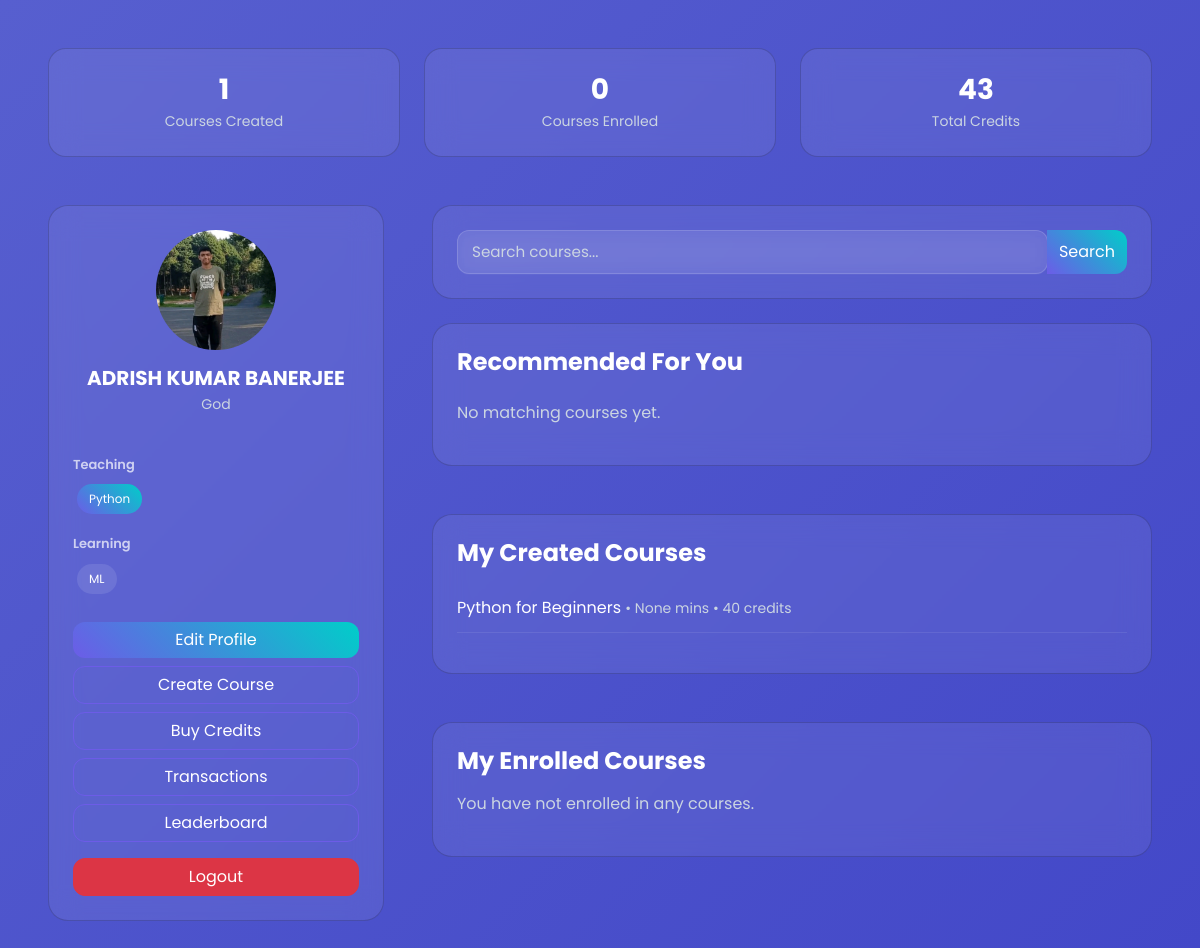
The page /dashboard (signed in) on the database its author committed.
### models.py (models this page shows)
class User(db.Model, UserMixin):
    id = db.Column(db.Integer, primary_key=True)
    email = db.Column(db.String(150), unique=True, nullable=False)
    password = db.Column(db.String(200), nullable=False)
    full_name = db.Column(db.String(150))
    college = db.Column(db.String(150))
    degree = db.Column(db.String(150))
    bio = db.Column(db.Text)
    profile_pic = db.Column(db.String(300))
    skills_teach = db.Column(db.String(300))
    skills_learn = db.Column(db.String(300))
    credits = db.Column(db.Integer, default=0)
    bought_credits = db.Column(db.Integer, default=0)
    karma = db.Column(db.Integer, default=0)
    is_profile_complete = db.Column(db.Boolean, default=False)
    created_at = db.Column(db.DateTime, default=datetime.utcnow)

class Course(db.Model):
    id = db.Column(db.Integer, primary_key=True)
    title = db.Column(db.String(200))
    description = db.Column(db.Text)
    tags = db.Column(db.String(300))  # IMPORTANT for feed matching
    duration = db.Column(db.Integer)  # in minutes
    credits_required = db.Column(db.Integer)
    video_path = db.Column(db.String(300))
    document_path = db.Column(db.String(300))
    instructor_id = db.Column(db.Integer, db.ForeignKey('user.id'))
    thumbnail_path = db.Column(db.String(300))
    created_at = db.Column(db.DateTime, default=datetime.utcnow)
    reviews = db.relationship('Review', backref='course', lazy=True)

### routes/dashboard.py (the view, shortened to what this page needs)
@dashboard_bp.route("/dashboard")
@login_required
def dashboard_home():
    search_query = request.args.get("search")
    user_skills = current_user.skills_learn or ""
    skills_list = [skill.strip().lower() for skill in user_skills.split(",") if skill]
    all_courses = Course.query.all()
    matched_courses = []
    my_courses = []
    enrolled_courses = []
    for course in all_courses:
        if course.instructor_id == current_user.id:
            my_courses.append(course)
            continue  # don't recommend own course
    enrollments = Enrollment.query.filter_by(
        student_id=current_user.id
    ).all()
    for enrollment in enrollments:
        course = Course.query.get(enrollment.course_id)
        if course:
            enrolled_courses.append(course)
    return render_template(
        "dashboard.html",
        user=current_user,
        courses=matched_courses,
        my_courses=my_courses,
        enrolled_courses=enrolled_courses
    )

### extensions.py (called while the page is built)
@login_manager.user_loader
def load_user(user_id):
    return User.query.get(int(user_id))

### templates/dashboard.html
{% extends "base.html" %}
{% block content %}
<div class="row g-4 mb-5">
    <div class="col-md-4">
        <div class="card p-4 text-center stat-card">
            <h3 class="fw-bold mb-1">{{ my_courses|length }}</h3>
            <small class="text-muted">Courses Created</small>
        </div>
    </div>
    <div class="col-md-4">
        <div class="card p-4 text-center stat-card">
            <h3 class="fw-bold mb-1">{{ enrolled_courses|length }}</h3>
            <small class="text-muted">Courses Enrolled</small>
        </div>
    </div>
    <div class="col-md-4">
        <div class="card p-4 text-center stat-card">
            <h3 class="fw-bold mb-1">{{ user.credits }}</h3>
            <small class="text-muted">Total Credits</small>
        </div>
    </div>
</div>
<div class="row g-5">
    <div class="col-lg-4">
        <div class="card p-4 profile-card">
            <div class="text-center mb-4">
                {% if user.profile_pic %}
                    <img src="/{{ user.profile_pic }}"
                         class="profile-img mb-3">
                {% endif %}
                <h5 class="fw-bold mb-1">{{ user.full_name }}</h5>
                <p class="small text-muted">{{ user.bio }}</p>
            </div>
            <div class="mb-3">
                <p class="section-label">Teaching</p>
                {% if user.skills_teach %}
                    {% for skill in user.skills_teach.split(',') %}
                        <span class="skill-chip">{{ skill.strip() }}</span>
                    {% endfor %}
                {% endif %}
            </div>
            <div class="mb-4">
                <p class="section-label">Learning</p>
                {% if user.skills_learn %}
                    {% for skill in user.skills_learn.split(',') %}
                        <span class="skill-chip secondary">{{ skill.strip() }}</span>
                    {% endfor %}
                {% endif %}
            </div>
            <div class="d-grid gap-2">
                <a href="/edit-profile" class="btn btn-accent">Edit Profile</a>
                <a href="/create-course" class="btn btn-accent-outline">Create Course</a>
                <a href="/buy-credits" class="btn btn-accent-outline">Buy Credits</a>
                <a href="/transactions" class="btn btn-accent-outline">Transactions</a>
                <a href="/leaderboard" class="btn btn-accent-outline">Leaderboard</a>
                <a href="/logout" class="btn btn-danger mt-2">Logout</a>
            </div>
        </div>
    </div>
    <div class="col-lg-8">
        <div class="card p-4 mb-4">
            <form method="GET" action="/dashboard">
                <div class="input-group">
                    <input type="text" name="search"
                           class="form-control search-input"
                           placeholder="Search courses...">
                    <button class="btn btn-accent">Search</button>
                </div>
            </form>
        </div>
        <div class="card p-4 mb-5">
            <h4 class="fw-bold mb-4">Recommended For You</h4>
            {% if courses %}
                {% for course in courses %}
                    <div class="course-card mb-4">
                        {% if course.thumbnail_path %}
                            <img src="/{{ course.thumbnail_path }}"
                                 class="course-thumb">
                        {% endif %}
                        <div class="course-body">
                            <h5 class="fw-bold mb-2">{{ course.title }}</h5>
                            <p class="small text-muted mb-3">
                                {{ course.description }}
                            </p>
                            <div class="d-flex justify-content-between align-items-center">
                                <small>{{ course.duration }} mins • {{ course.credits_required }} credits</small>
                                <div>
                                    <a href="/user/{{ course.instructor_id }}"
                                       class="btn btn-sm btn-accent-outline me-2">
                                        Instructor
                                    </a>
                                    <a href="/enroll/{{ course.id }}"
                                       class="btn btn-sm btn-accent">
                                        Enroll
                                    </a>
                                </div>
                            </div>
                        </div>
                    </div>
                {% endfor %}
            {% else %}
                <p class="text-muted">No matching courses yet.</p>
            {% endif %}
        </div>
        <div class="card p-4 mb-5">
            <h4 class="fw-bold mb-3">My Created Courses</h4>
            {% if my_courses %}
                {% for course in my_courses %}
                    <div class="simple-course mb-3">
                        {{ course.title }}
                        <span class="text-muted small">
                            • {{ course.duration }} mins • {{ course.credits_required }} credits
                        </span>
                    </div>
                {% endfor %}
            {% else %}
                <p class="text-muted">You haven’t created any courses yet.</p>
            {% endif %}
        </div>
        <div class="card p-4">
            <h4 class="fw-bold mb-3">My Enrolled Courses</h4>
            {% if enrolled_courses %}
                {% for course in enrolled_courses %}
                    <div class="simple-course mb-3 d-flex justify-content-between">
                        <div>
                            {{ course.title }}
                            <span class="text-muted small">
                                • {{ course.credits_required }} credits
                            </span>
                        </div>
                        <a href="/course/{{ course.id }}"
                           class="btn btn-sm btn-accent-outline">
                            View
                        </a>
                    </div>
                {% endfor %}
            {% else %}
                <p class="text-muted">You have not enrolled in any courses.</p>
            {% endif %}
        </div>
    </div>
</div>
{% endblock %}

### static/css/style.css (style rules this page uses)
:root { --text-primary: #111; --text-secondary: #444; --card-bg: rgba(255,255,255,0.08); }
body.dark-mode { --text-primary: #ffffff; --text-secondary: #cbd5e1; --card-bg: rgba(255,255,255,0.05); }
body { font-family: 'Poppins', sans-serif; background: linear-gradient(-45deg, #1e1e2f, #2c2c54, #3c40c6, #575fcf); background-size: 400% 400%; animation: gradientBG 15s ease infinite; color: white; }
.card { background: rgba(255,255,255,0.07); border-radius: 20px; backdrop-filter: blur(15px); transition: 0.3s; }
.btn { border-radius: 12px; transition: 0.3s; }
.skill-chip { display: inline-block; padding: 5px 12px; margin: 4px; background: linear-gradient(45deg,#6c5ce7,#00cec9); border-radius: 50px; font-size: 12px; }
.stat-card { border-radius: 18px; }
.profile-img { width: 120px; height: 120px; object-fit: cover; border-radius: 50%; }
.section-label { font-size: 13px; font-weight: 600; opacity: 0.7; margin-bottom: 6px; }
.skill-chip { padding: 6px 12px; border-radius: 50px; font-size: 12px; background: linear-gradient(45deg,#6c5ce7,#00cec9); margin: 4px; display: inline-block; }
.skill-chip.secondary { background: rgba(255,255,255,0.1); }
.btn-accent { background: linear-gradient(45deg,#6c5ce7,#00cec9); border: none; color: white; }
.btn-accent-outline { border: 1px solid #6c5ce7; color: white; background: transparent; }
.simple-course { padding: 12px 0; border-bottom: 1px solid rgba(255,255,255,0.08); }
.search-input { background: rgba(255,255,255,0.08); border: none; color: white; }
body, h1, h2, h3, h4, h5, h6, p, span, small, label, .form-label, .navbar, a { color: var(--text-primary) !important; }
.text-muted, .opacity-75 { color: var(--text-secondary) !important; }
a { text-decoration: none; }
.card, .form-control, input, textarea, select { color: var(--text-primary) !important; }
.form-control, textarea, select { background: rgba(255, 255, 255, 0.08) !important; backdrop-filter: blur(10px); border: 1px solid rgba(255, 255, 255, 0.15) !important; border-radius: 12px !important; padding: 10px 14px !important; font-size: 0.95rem !important; color: var(--text-primary) !important; transition: all 0.25s ease; }
::placeholder { color: var(--text-secondary) !important; opacity: 0.7; }

### rows shown on the page
User: credits "43", profile_pic (picture), full_name "ADRISH KUMAR BANERJEE", bio "God", strip "Python", strip "ML"
Course: title "Python for Beginners", duration "None", credits_required "40"

### other values the page prints
{{ my_courses|length }} "1"
{{ enrolled_courses|length }} "0"
